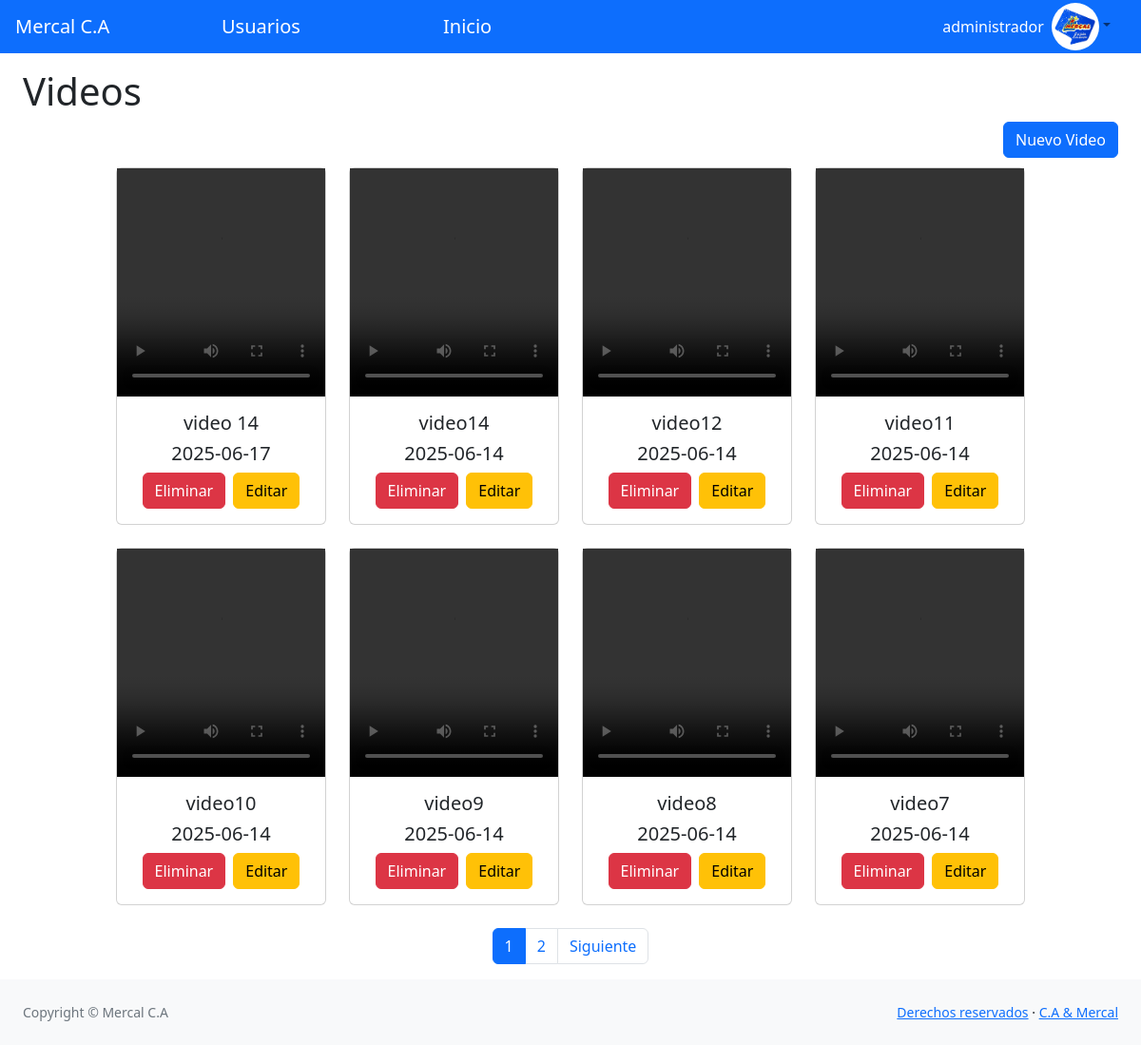
The app's page /admin.php (signed in) with its own data.
### tables this page shows
CREATE TABLE `video` (
  `video_id` int(11) NOT NULL AUTO_INCREMENT,
  `video_name` varchar(100) NOT NULL,
  `location` varchar(100) NOT NULL,
  `fecha` varchar(50) NOT NULL,
  PRIMARY KEY (`video_id`)
);

### admin.php (the view, shortened to what this page needs)
<?php
include "config/conexion.php";
$videos_per_page = 8;
$page = isset($_GET['page']) ? (int)$_GET['page'] : 1;
$offset = ($page - 1) * $videos_per_page;
$total_videos_query = mysqli_query($conn, "SELECT COUNT(*) as total FROM `video`");
$total_videos = mysqli_fetch_assoc($total_videos_query)['total'];
$total_pages = ceil($total_videos / $videos_per_page);
$query = mysqli_query($conn, "SELECT video_id,video_name,fecha, location FROM `video` ORDER BY `video_id` DESC LIMIT $videos_per_page OFFSET $offset");
include "base/header.php";
?>
<body class="sb-nav-fixed">
    <?php
    include "base/navbar.php";
    ?>
    <br>
    <br>
    <div id="layoutSidenav_content">
        <main>
            <div class="container-fluid px-4">
                <h1 class="mt-4">Videos</h1>
                <button class="btn btn-primary" data-bs-toggle="modal" data-bs-target="#exampleModal" style="float: right;">Nuevo Video</button>
                <br>
                <br>
            <div class="container">
                <div class="row">
                    <?php while ($fetch = mysqli_fetch_array($query)) { ?>
                        <div class="col-md-3 mb-4">
                            <div class="card">
                                <video width="100%" height="240" controls>
                                    <source src="<?php echo $fetch['location'] ?>">
                                </video>
                                <div class="card-body">
                                    <h5 class="card-title text-center"><?php echo $fetch['video_name'] ?></h5>
                                    <h5 class="card-title text-center"><?php echo $fetch['fecha']; ?></h5>
                                           <div class="d-flex justify-content-center">
                                            <form action="config/eliminar_videos.php" method="POST" class="me-2">
                                                <button type="submit" class="btn btn-danger">Eliminar</button>
                                            </form>
                                            <a href="" class="btn btn-warning" data-bs-toggle="modal" data-bs-target="#Modalvideo<?php echo $fetch['video_id']; ?>" >Editar</a>
                                       </div>
                                </div>
                            </div>
                        </div>
                    <?php include "modal/modal_video.php"; } ?>
                </div>
            </div>
                <nav aria-label="Page navigation">
                    <ul class="pagination justify-content-center">
                        <?php for ($i = 1; $i <= $total_pages; $i++): ?>
                            <li class="page-item <?php echo ($i == $page) ? 'active' : ''; ?>">
                                <a class="page-link" href="?page=<?php echo $i; ?>"><?php echo $i; ?></a>
                            </li>
                        <?php endfor; ?>
                        <?php if ($page < $total_pages): ?>
                            <li class="page-item">
                                <a class="page-link" href="?page=<?php echo $page + 1; ?>">Siguiente</a>
                            </li>
                        <?php endif; ?>
                    </ul>
                </nav>
            </div>
        </main>
        <?php include 'base/footer.php'; ?>
    </div>
</body>
</html>

### base/header.php (shortened to what this page needs)
<!DOCTYPE html>
<html lang="en">
    <head>
        <link href="css/style.min.css" rel="stylesheet" />
        <link href="css/styles.css" rel="stylesheet" />
        <link rel="stylesheet" href="css/nuevo.css">
    </head>

### base/navbar.php (shortened to what this page needs)
<nav class="sb-topnav navbar navbar-expand navbar-dark bg-primary">
            <a class="navbar-brand  ps-3" href="#">Mercal C.A</a>
             <a class="navbar-brand  ps-2" href="datos_user.php">Usuarios</a>
             <a class="navbar-brand  ps-3" href="admin.php">Inicio</a>
             <a style="color:white;  text-decoration: none;" href="">administrador</a>
            <ul class="navbar-nav ms-auto ms-md-0 me-3 me-lg-4">
                <li class="nav-item dropdown">
                    <a class="nav-link dropdown-toggle" id="navbarDropdown" href="#" role="button" data-bs-toggle="dropdown" aria-expanded="false"><img src="img/perf.png" style="border-radius :200px; height: 50px;" alt=""></i></a>
                </li>
            </ul>
</nav>

### base/footer.php
<footer class="py-4 bg-light mt-auto">
                    <div class="container-fluid px-4">
                        <div class="d-flex align-items-center justify-content-between small">
                            <div class="text-muted">Copyright &copy; Mercal C.A</div>
                            <div>
                                <a href="#">Derechos reservados</a>
                                &middot;
                                <a href="#">C.A &amp; Mercal</a>
                            </div>
                        </div>
                    </div>
</footer>

### records on screen
video: video_name "video 14", fecha "2025-06-17"
video: video_name "video14", fecha "2025-06-14"
video: video_name "video12", fecha "2025-06-14"
video: video_name "video11", fecha "2025-06-14"
video: video_name "video10", fecha "2025-06-14"
video: video_name "video9", fecha "2025-06-14"
video: video_name "video8", fecha "2025-06-14"
video: video_name "video7", fecha "2025-06-14"
